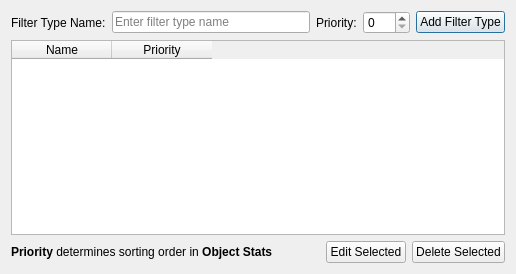
<?xml version="1.0" encoding="UTF-8"?>
<ui version="4.0">
 <class>FilterTypesTab</class>
 <widget class="QWidget" name="FilterTypesTab">
  <property name="geometry">
   <rect>
    <x>0</x>
    <y>0</y>
    <width>516</width>
    <height>274</height>
   </rect>
  </property>
  <layout class="QVBoxLayout" name="verticalLayout">
   <item>
    <layout class="QHBoxLayout" name="horizontalLayout_input">
     <item>
      <widget class="QLabel" name="nameLabel">
       <property name="text">
        <string>Filter Type Name:</string>
       </property>
      </widget>
     </item>
     <item>
      <widget class="QLineEdit" name="nameLineEdit">
       <property name="placeholderText">
        <string>Enter filter type name</string>
       </property>
      </widget>
     </item>
     <item>
      <widget class="QLabel" name="priorityLabel">
       <property name="text">
        <string>Priority:</string>
       </property>
      </widget>
     </item>
     <item>
      <widget class="QSpinBox" name="prioritySpinBox">
       <property name="minimum">
        <number>0</number>
       </property>
       <property name="maximum">
        <number>100</number>
       </property>
       <property name="value">
        <number>0</number>
       </property>
      </widget>
     </item>
     <item>
      <widget class="QPushButton" name="addFilterTypeButton">
       <property name="text">
        <string>Add Filter Type</string>
       </property>
       <property name="default">
        <bool>true</bool>
       </property>
      </widget>
     </item>
    </layout>
   </item>
   <item>
    <widget class="QTableWidget" name="filterTypesTable">
     <property name="editTriggers">
      <set>QAbstractItemView::EditTrigger::NoEditTriggers</set>
     </property>
     <property name="alternatingRowColors">
      <bool>true</bool>
     </property>
     <property name="selectionMode">
      <enum>QAbstractItemView::SelectionMode::SingleSelection</enum>
     </property>
     <property name="selectionBehavior">
      <enum>QAbstractItemView::SelectionBehavior::SelectRows</enum>
     </property>
     <column>
      <property name="text">
       <string>Name</string>
      </property>
     </column>
     <column>
      <property name="text">
       <string>Priority</string>
      </property>
     </column>
    </widget>
   </item>
   <item>
    <layout class="QHBoxLayout" name="horizontalLayout">
     <item>
      <widget class="QLabel" name="label">
       <property name="text">
        <string>&lt;html&gt;&lt;head/&gt;&lt;body&gt;&lt;p&gt;&lt;span style=&quot; font-weight:700;&quot;&gt;Priority&lt;/span&gt; determines sorting order in &lt;span style=&quot; font-weight:700;&quot;&gt;Object Stats&lt;/span&gt;&lt;/p&gt;&lt;/body&gt;&lt;/html&gt;</string>
       </property>
      </widget>
     </item>
     <item>
      <spacer name="horizontalSpacer">
       <property name="orientation">
        <enum>Qt::Orientation::Horizontal</enum>
       </property>
       <property name="sizeHint" stdset="0">
        <size>
         <width>40</width>
         <height>20</height>
        </size>
       </property>
      </spacer>
     </item>
     <item>
      <widget class="QPushButton" name="editFilterTypeButton">
       <property name="text">
        <string>Edit Selected</string>
       </property>
      </widget>
     </item>
     <item>
      <widget class="QPushButton" name="deleteFilterTypeButton">
       <property name="text">
        <string>Delete Selected</string>
       </property>
      </widget>
     </item>
    </layout>
   </item>
  </layout>
 </widget>
 <resources/>
 <connections/>
</ui>
